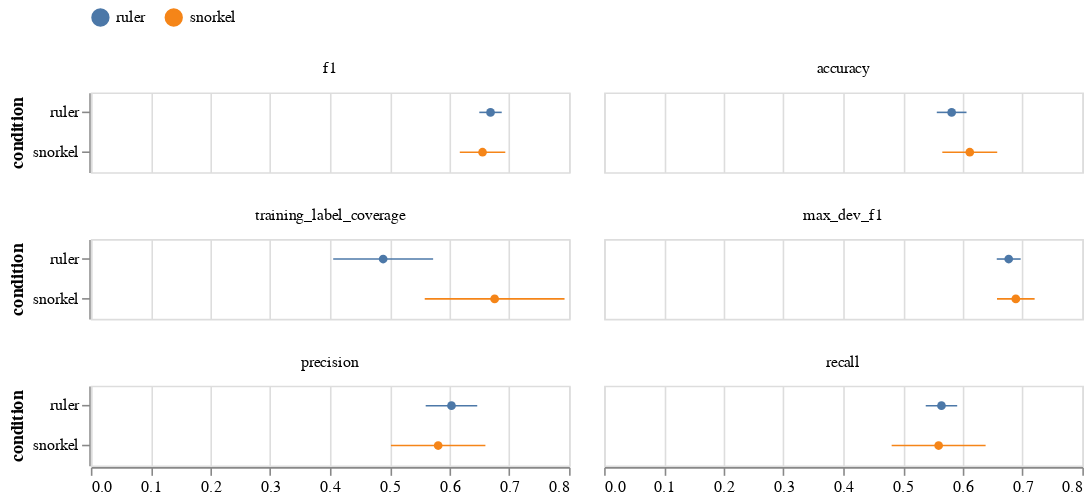

Source (notebook cell):
### Code cell
aW = 300
H = 50
error_bars = alt.Chart(dt_bm_small).mark_errorbar(extent='stderr').encode(
  x=alt.X('value:Q'),
  y=alt.Y('condition:N'),
  color=alt.Color('condition:N', sort=['ruler'])
).properties(width=W,height=H)

points = alt.Chart(dt_bm_small).mark_point(filled=True).encode(
  x=alt.X('value:Q', title=None, aggregate='mean', axis=alt.Axis(tickCount=10)),
  y=alt.Y('condition:N'),
  text=alt.Text('value:Q'),
  color=alt.Color('condition:N', sort=['ruler'], legend=alt.Legend(title=None, orient='top'))
).properties(width=W,height=H)

(error_bars + points).facet(
    facet= alt.Facet('metric:N', sort=['f1', 'accuracy', 'training_label_coverage', 'max_dev_f1'], title=None),
    columns=2
)

### Figure 1 — Vega-Lite specification as saved in the notebook (floating-point values rounded to 4 significant figures)
{"config": {"view": {"continuousWidth": 400, "continuousHeight": 300}}, "data": {"name": "data-277cd1406d98bcba4045d756263dfc50"}, "facet": {"type": "nominal", "field": "metric", "sort": ["f1", "accuracy", "training_label_coverage", "max_dev_f1"], "title": null}, "spec": {"layer": [{"mark": {"type": "errorbar", "extent": "stderr"}, "encoding": {"color": {"type": "nominal", "field": "condition", "sort": ["ruler"]}, "x": {"type": "quantitative", "field": "value"}, "y": {"type": "nominal", "field": "condition"}}, "height": 50, "width": 300}, {"mark": {"type": "point", "filled": true}, "encoding": {"color": {"type": "nominal", "field": "condition", "legend": {"orient": "top", "title": null}, "sort": ["ruler"]}, "text": {"type": "quantitative", "field": "value"}, "x": {"type": "quantitative", "aggregate": "mean", "axis": {"tickCount": 10}, "field": "value", "title": null}, "y": {"type": "nominal", "field": "condition"}}, "height": 50, "width": 300}]}, "columns": 2, "$schema": "https://vega.github.io/schema/vega-lite/v4.8.1.json", "datasets": {"data-277cd1406d98bcba4045d756263dfc50": [{"participant": "p4", "condition": "snorkel", "task": "sentiment", "dataset": "amazon", "metric": "accuracy", "value": 0.4838}, {"participant": "p4", "condition": "ruler", "task": "spam", "dataset": "youtube", "metric": "accuracy", "value": 0.5787}, {"participant": "p8", "condition": "ruler", "task": "sentiment", "dataset": "amazon", "metric": "accuracy", "value": 0.4825}, {"participant": "p8", "condition": "snorkel", "task": "spam", "dataset": "youtube", "metric": "accuracy", "value": 0.7893}, {"participant": "p2", "condition": "ruler", "task": "sentiment", "dataset": "amazon", "metric": "accuracy", "value": 0.5062}, {"participant": "p2", "condition": "snorkel", "task": "spam", "dataset": "youtube", "metric": "accuracy", "value": 0.6798}, {"participant": "p1", "condition": "ruler", "task": "sentiment", "dataset": "amazon", "metric": "accuracy", "value": 0.5887}, {"participant": "p1", "condition": "snorkel", "task": "spam", "dataset": "youtube", "metric": "accuracy", "value": 0.5281}, {"participant": "p3", "condition": "snorkel", "task": "sentiment", "dataset": "amazon", "metric": "accuracy", "value": 0.51}, {"participant": "p3", "condition": "ruler", "task": "spam", "dataset": "youtube", "metric": "accuracy", "value": 0.6124}, {"participant": "p7", "condition": "snorkel", "task": "sentiment", "dataset": "amazon", "metric": "accuracy", "value": 0.5}, {"participant": "p7", "condition": "ruler", "task": "spam", "dataset": "youtube", "metric": "accuracy", "value": 0.7107}, {"participant": "p0", "condition": "ruler", "task": "sentiment", "dataset": "amazon", "metric": "accuracy", "value": 0.4913}, {"participant": "p0", "condition": "snorkel", "task": "spam", "dataset": "youtube", "metric": "accuracy", "value": 0.5393}, {"participant": "p9", "condition": "snorkel", "task": "sentiment", "dataset": "amazon", "metric": "accuracy", "value": 0.515}, {"participant": "p9", "condition": "ruler", "task": "spam", "dataset": "youtube", "metric": "accuracy", "value": 0.6798}, {"participant": "p6", "condition": "ruler", "task": "sentiment", "dataset": "amazon", "metric": "accuracy", "value": 0.63}, {"participant": "p6", "condition": "snorkel", "task": "spam", "dataset": "youtube", "metric": "accuracy", "value": 0.9129}, {"participant": "p5", "condition": "snorkel", "task": "sentiment", "dataset": "amazon", "metric": "accuracy", "value": 0.6587}, {"participant": "p5", "condition": "ruler", "task": "spam", "dataset": "youtube", "metric": "accuracy", "value": 0.5337}, {"participant": "p4", "condition": "snorkel", "task": "sentiment", "dataset": "amazon", "metric": "f1", "value": 0.562}, {"participant": "p4", "condition": "ruler", "task": "spam", "dataset": "youtube", "metric": "f1", "value": 0.7137}, {"participant": "p8", "condition": "ruler", "task": "sentiment", "dataset": "amazon", "metric": "f1", "value": 0.623}, {"participant": "p8", "condition": "snorkel", "task": "spam", "dataset": "youtube", "metric": "f1", "value": 0.7649}, {"participant": "p2", "condition": "ruler", "task": "sentiment", "dataset": "amazon", "metric": "f1", "value": 0.6556}, {"participant": "p2", "condition": "snorkel", "task": "spam", "dataset": "youtube", "metric": "f1", "value": 0.6042}, {"participant": "p1", "condition": "ruler", "task": "sentiment", "dataset": "amazon", "metric": "f1", "value": 0.6365}, {"participant": "p1", "condition": "snorkel", "task": "spam", "dataset": "youtube", "metric": "f1", "value": 0.5962}, {"participant": "p3", "condition": "snorkel", "task": "sentiment", "dataset": "amazon", "metric": "f1", "value": 0.5654}, {"participant": "p3", "condition": "ruler", "task": "spam", "dataset": "youtube", "metric": "f1", "value": 0.7262}, {"participant": "p7", "condition": "snorkel", "task": "sentiment", "dataset": "amazon", "metric": "f1", "value": 0.5}, {"participant": "p7", "condition": "ruler", "task": "spam", "dataset": "youtube", "metric": "f1", "value": 0.7366}, {"participant": "p0", "condition": "ruler", "task": "sentiment", "dataset": "amazon", "metric": "f1", "value": 0.6476}, {"participant": "p0", "condition": "snorkel", "task": "spam", "dataset": "youtube", "metric": "f1", "value": 0.6996}, {"participant": "p9", "condition": "snorkel", "task": "sentiment", "dataset": "amazon", "metric": "f1", "value": 0.6492}, {"participant": "p9", "condition": "ruler", "task": "spam", "dataset": "youtube", "metric": "f1", "value": 0.7077}, {"participant": "p6", "condition": "ruler", "task": "sentiment", "dataset": "amazon", "metric": "f1", "value": 0.5432}, {"participant": "p6", "condition": "snorkel", "task": "spam", "dataset": "youtube", "metric": "f1", "value": 0.9155}, {"participant": "p5", "condition": "snorkel", "task": "sentiment", "dataset": "amazon", "metric": "f1", "value": 0.6957}, {"participant": "p5", "condition": "ruler", "task": "spam", "dataset": "youtube", "metric": "f1", "value": 0.696}, {"participant": "p4", "condition": "snorkel", "task": "sentiment", "dataset": "amazon", "metric": "max_dev_f1", "value": 0.6534}, {"participant": "p4", "condition": "ruler", "task": "spam", "dataset": "youtube", "metric": "max_dev_f1", "value": 0.6326}, {"participant": "p8", "condition": "ruler", "task": "sentiment", "dataset": "amazon", "metric": "max_dev_f1", "value": 0.5882}, {"participant": "p8", "condition": "snorkel", "task": "spam", "dataset": "youtube", "metric": "max_dev_f1", "value": 0.6974}, {"participant": "p2", "condition": "ruler", "task": "sentiment", "dataset": "amazon", "metric": "max_dev_f1", "value": 0.6429}, {"participant": "p2", "condition": "snorkel", "task": "spam", "dataset": "youtube", "metric": "max_dev_f1", "value": 0.6919}, {"participant": "p1", "condition": "ruler", "task": "sentiment", "dataset": "amazon", "metric": "max_dev_f1", "value": 0.6449}, {"participant": "p1", "condition": "snorkel", "task": "spam", "dataset": "youtube", "metric": "max_dev_f1", "value": 0.6512}, {"participant": "p3", "condition": "snorkel", "task": "sentiment", "dataset": "amazon", "metric": "max_dev_f1", "value": 0.6395}, {"participant": "p3", "condition": "ruler", "task": "spam", "dataset": "youtube", "metric": "max_dev_f1", "value": 0.75}, {"participant": "p7", "condition": "snorkel", "task": "sentiment", "dataset": "amazon", "metric": "max_dev_f1", "value": 0.5657}, {"participant": "p7", "condition": "ruler", "task": "spam", "dataset": "youtube", "metric": "max_dev_f1", "value": 0.7512}, {"participant": "p0", "condition": "ruler", "task": "sentiment", "dataset": "amazon", "metric": "max_dev_f1", "value": 0.6148}, {"participant": "p0", "condition": "snorkel", "task": "spam", "dataset": "youtube", "metric": "max_dev_f1", "value": 0.6872}, {"participant": "p9", "condition": "snorkel", "task": "sentiment", "dataset": "amazon", "metric": "max_dev_f1", "value": 0.6483}, {"participant": "p9", "condition": "ruler", "task": "spam", "dataset": "youtube", "metric": "max_dev_f1", "value": 0.7699}, {"participant": "p6", "condition": "ruler", "task": "sentiment", "dataset": "amazon", "metric": "max_dev_f1", "value": 0.6727}, {"participant": "p6", "condition": "snorkel", "task": "spam", "dataset": "youtube", "metric": "max_dev_f1", "value": 0.9474}, {"participant": "p5", "condition": "snorkel", "task": "sentiment", "dataset": "amazon", "metric": "max_dev_f1", "value": 0.7054}, {"participant": "p5", "condition": "ruler", "task": "spam", "dataset": "youtube", "metric": "max_dev_f1", "value": 0.7013}, {"participant": "p4", "condition": "snorkel", "task": "sentiment", "dataset": "amazon", "metric": "precision", "value": 0.4923}, {"participant": "p4", "condition": "ruler", "task": "spam", "dataset": "youtube", "metric": "precision", "value": 0.6826}, {"participant": "p8", "condition": "ruler", "task": "sentiment", "dataset": "amazon", "metric": "precision", "value": 0.5018}, {"participant": "p8", "condition": "snorkel", "task": "spam", "dataset": "youtube", "metric": "precision", "value": 0.8215}, {"participant": "p2", "condition": "ruler", "task": "sentiment", "dataset": "amazon", "metric": "precision", "value": 0.6676}, {"participant": "p2", "condition": "snorkel", "task": "spam", "dataset": "youtube", "metric": "precision", "value": 0.7442}, {"participant": "p1", "condition": "ruler", "task": "sentiment", "dataset": "amazon", "metric": "precision", "value": 0.6081}, {"participant": "p1", "condition": "snorkel", "task": "spam", "dataset": "youtube", "metric": "precision", "value": 0.5177}, {"participant": "p3", "condition": "snorkel", "task": "sentiment", "dataset": "amazon", "metric": "precision", "value": 0.5197}, {"participant": "p3", "condition": "ruler", "task": "spam", "dataset": "youtube", "metric": "precision", "value": 0.6957}, {"participant": "p7", "condition": "snorkel", "task": "sentiment", "dataset": "amazon", "metric": "precision", "value": 0.0}, {"participant": "p7", "condition": "ruler", "task": "spam", "dataset": "youtube", "metric": "precision", "value": 0.7083}, {"participant": "p0", "condition": "ruler", "task": "sentiment", "dataset": "amazon", "metric": "precision", "value": 0.5987}, {"participant": "p0", "condition": "snorkel", "task": "spam", "dataset": "youtube", "metric": "precision", "value": 0.5189}, {"participant": "p9", "condition": "snorkel", "task": "sentiment", "dataset": "amazon", "metric": "precision", "value": 0.6011}, {"participant": "p9", "condition": "ruler", "task": "spam", "dataset": "youtube", "metric": "precision", "value": 0.6767}, {"participant": "p6", "condition": "ruler", "task": "sentiment", "dataset": "amazon", "metric": "precision", "value": 0.6369}, {"participant": "p6", "condition": "snorkel", "task": "spam", "dataset": "youtube", "metric": "precision", "value": 0.9116}, {"participant": "p5", "condition": "snorkel", "task": "sentiment", "dataset": "amazon", "metric": "precision", "value": 0.6834}, {"participant": "p5", "condition": "ruler", "task": "spam", "dataset": "youtube", "metric": "precision", "value": 0.2563}, {"participant": "p4", "condition": "snorkel", "task": "sentiment", "dataset": "amazon", "metric": "recall", "value": 0.4838}, {"participant": "p4", "condition": "ruler", "task": "spam", "dataset": "youtube", "metric": "recall", "value": 0.5256}, {"participant": "p8", "condition": "ruler", "task": "sentiment", "dataset": "amazon", "metric": "recall", "value": 0.4825}, {"participant": "p8", "condition": "snorkel", "task": "spam", "dataset": "youtube", "metric": "recall", "value": 0.81}, {"participant": "p2", "condition": "ruler", "task": "sentiment", "dataset": "amazon", "metric": "recall", "value": 0.5063}, {"participant": "p2", "condition": "snorkel", "task": "spam", "dataset": "youtube", "metric": "recall", "value": 0.7102}, {"participant": "p1", "condition": "ruler", "task": "sentiment", "dataset": "amazon", "metric": "recall", "value": 0.5887}, {"participant": "p1", "condition": "snorkel", "task": "spam", "dataset": "youtube", "metric": "recall", "value": 0.5123}, {"participant": "p3", "condition": "snorkel", "task": "sentiment", "dataset": "amazon", "metric": "recall", "value": 0.51}, {"participant": "p3", "condition": "ruler", "task": "spam", "dataset": "youtube", "metric": "recall", "value": 0.5666}, {"participant": "p7", "condition": "snorkel", "task": "sentiment", "dataset": "amazon", "metric": "recall", "value": 0.0}, {"participant": "p7", "condition": "ruler", "task": "spam", "dataset": "youtube", "metric": "recall", "value": 0.7054}, {"participant": "p0", "condition": "ruler", "task": "sentiment", "dataset": "amazon", "metric": "recall", "value": 0.4913}, {"participant": "p0", "condition": "snorkel", "task": "spam", "dataset": "youtube", "metric": "recall", "value": 0.4782}, {"participant": "p9", "condition": "snorkel", "task": "sentiment", "dataset": "amazon", "metric": "recall", "value": 0.515}, {"participant": "p9", "condition": "ruler", "task": "spam", "dataset": "youtube", "metric": "recall", "value": 0.6745}, {"participant": "p6", "condition": "ruler", "task": "sentiment", "dataset": "amazon", "metric": "recall", "value": 0.63}, {"participant": "p6", "condition": "snorkel", "task": "spam", "dataset": "youtube", "metric": "recall", "value": 0.918}, {"participant": "p5", "condition": "snorkel", "task": "sentiment", "dataset": "amazon", "metric": "recall", "value": 0.6587}, {"participant": "p5", "condition": "ruler", "task": "spam", "dataset": "youtube", "metric": "recall", "value": 0.4725}, {"participant": "p4", "condition": "snorkel", "task": "sentiment", "dataset": "amazon", "metric": "training_label_coverage", "value": 0.5837}, {"participant": "p4", "condition": "ruler", "task": "spam", "dataset": "youtube", "metric": "training_label_coverage", "value": 0.135}, {"participant": "p8", "condition": "ruler", "task": "sentiment", "dataset": "amazon", "metric": "training_label_coverage", "value": 0.1125}, {"participant": "p8", "condition": "snorkel", "task": "spam", "dataset": "youtube", "metric": "training_label_coverage", "value": 0.5437}, {"participant": "p2", "condition": "ruler", "task": "sentiment", "dataset": "amazon", "metric": "training_label_coverage", "value": 0.4025}, {"participant": "p2", "condition": "snorkel", "task": "spam", "dataset": "youtube", "metric": "training_label_coverage", "value": 1.0}, {"participant": "p1", "condition": "ruler", "task": "sentiment", "dataset": "amazon", "metric": "training_label_coverage", "value": 0.2975}, {"participant": "p1", "condition": "snorkel", "task": "spam", "dataset": "youtube", "metric": "training_label_coverage", "value": 1.0}, {"participant": "p3", "condition": "snorkel", "task": "sentiment", "dataset": "amazon", "metric": "training_label_coverage", "value": 1.0}, {"participant": "p3", "condition": "ruler", "task": "spam", "dataset": "youtube", "metric": "training_label_coverage", "value": 0.6238}, {"participant": "p7", "condition": "snorkel", "task": "sentiment", "dataset": "amazon", "metric": "training_label_coverage", "value": 0.0}, {"participant": "p7", "condition": "ruler", "task": "spam", "dataset": "youtube", "metric": "training_label_coverage", "value": 0.5787}, {"participant": "p0", "condition": "ruler", "task": "sentiment", "dataset": "amazon", "metric": "training_label_coverage", "value": 0.6325}, {"participant": "p0", "condition": "snorkel", "task": "spam", "dataset": "youtube", "metric": "training_label_coverage", "value": 0.2737}, {"participant": "p9", "condition": "snorkel", "task": "sentiment", "dataset": "amazon", "metric": "training_label_coverage", "value": 0.3887}, {"participant": "p9", "condition": "ruler", "task": "spam", "dataset": "youtube", "metric": "training_label_coverage", "value": 0.5775}, {"participant": "p6", "condition": "ruler", "task": "sentiment", "dataset": "amazon", "metric": "training_label_coverage", "value": 1.0}, {"participant": "p6", "condition": "snorkel", "task": "spam", "dataset": "youtube", "metric": "training_label_coverage", "value": 1.0}, {"participant": "p5", "condition": "snorkel", "task": "sentiment", "dataset": "amazon", "metric": "training_label_coverage", "value": 0.965}, {"participant": "p5", "condition": "ruler", "task": "spam", "dataset": "youtube", "metric": "training_label_coverage", "value": 0.53}]}}
